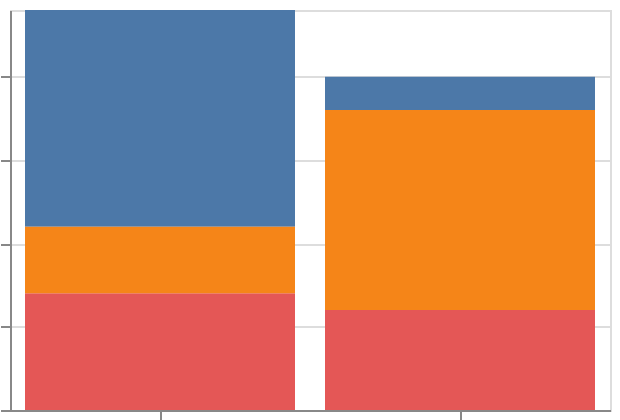

Vega-Lite specification stored for this chart:
### Vega-Lite specification from a JSON file in a GitHub repository (floating-point values rounded to 4 significant figures)
{"$schema": "https://vega.github.io/schema/vega-lite/v6.json", "padding": 5, "autosize": "none", "width": 300, "height": 200, "data": {"name": "table", "values": [{"c": "A", "g": "p", "x": 1, "y": 2, "v": 5, "t": "2024-01-15", "o": {"v": 3}, "IMDB Rating": 6.1, "d": "x1"}, {"c": "B", "g": "q", "x": 2, "y": 4, "v": 9, "t": "2024-02-20", "o": {"v": 7}, "IMDB Rating": 7.4, "d": "x2"}, {"c": "A", "g": "q", "x": 3, "y": 3, "v": 2, "t": "2024-03-05", "o": {"v": 1}, "IMDB Rating": 5.2, "d": "x1"}, {"c": "C", "g": "p", "x": 4, "y": 6, "v": 7, "t": "2024-05-30", "o": {"v": 4}, "IMDB Rating": 8.8, "d": "x3"}, {"c": "B", "g": "p", "x": 5, "y": 5, "v": 4, "t": "2024-07-11", "o": {"v": 9}, "IMDB Rating": 6.9, "d": "x2"}, {"c": "C", "g": "q", "x": 6, "y": 8, "v": 6, "t": "2024-09-02", "o": {"v": 2}, "IMDB Rating": 7.7, "d": "x3"}, {"c": "A", "g": "p", "x": 7, "y": 7, "v": 8, "t": "2024-11-25", "o": {"v": 5}, "IMDB Rating": 4.4, "d": "x1"}, {"c": "B", "g": "q", "x": 8, "y": 9, "v": 3, "t": "2024-12-31", "o": {"v": 8}, "IMDB Rating": 9.1, "d": "x2"}]}, "mark": "bar", "encoding": {"x": {"field": "g", "type": "nominal"}, "y": {"aggregate": "sum", "field": "v", "type": "quantitative"}, "color": {"field": "c", "type": "nominal"}}}
